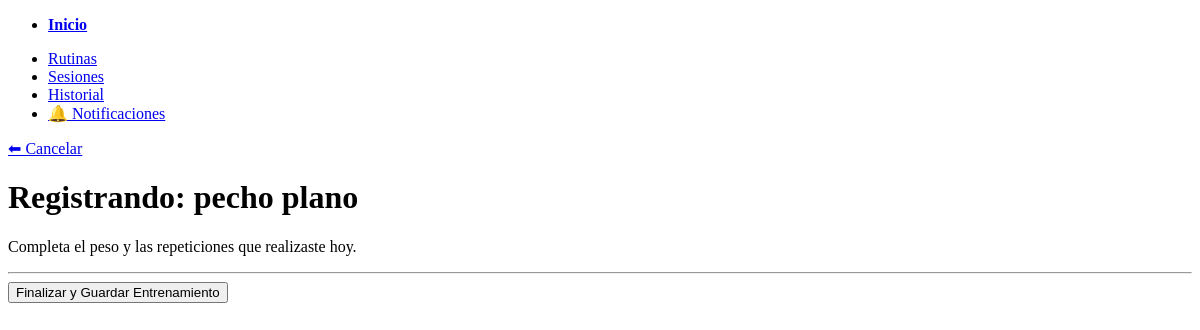
Page /track/session/6 (signed in) on the earlier database version.
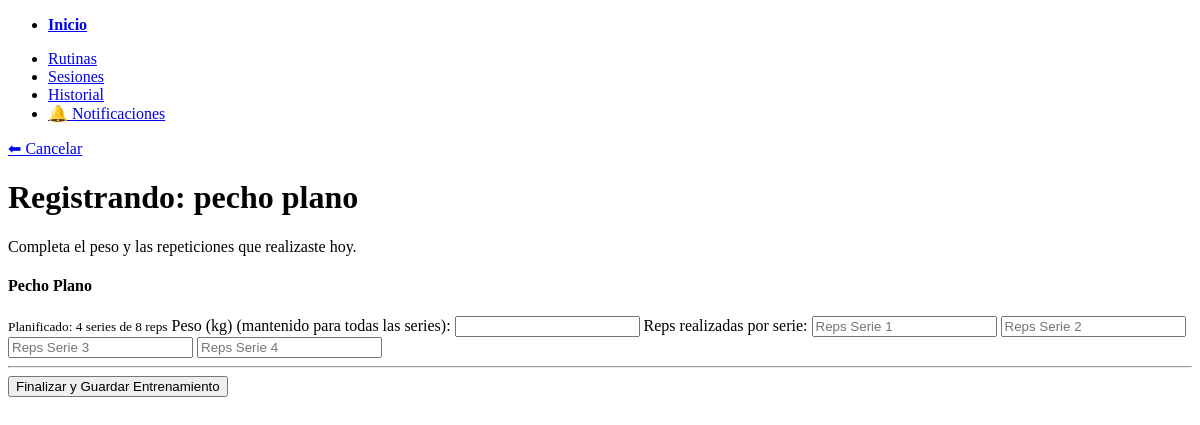
Same page on the later database version.
### app/models/fitness.py (models this page shows)
class Exercise(Base):
    __tablename__ = "exercises"
    id = Column(Integer, primary_key=True)
    session_id = Column(Integer, ForeignKey("sessions.id"))
    exercise_name = Column(String)
    target_sets = Column(Integer)
    target_reps = Column(Integer)
    target_weight = Column(Float, nullable=True)
    session = relationship("Session", back_populates="exercises")
    primary_muscles = Column(JSON)   # e.g., ["pecho", "tríceps"]
    secondary_muscles = Column(JSON) # e.g., ["hombros"]
    logs = relationship("ExerciseLog",back_populates='exercise')

### app/api/routes/tracker.py (the view)
@router.get("/session/{session_id}", response_class=HTMLResponse)
def start_session_tracking(
    request: Request,
    session_id: int,
    db: Session = Depends(get_db),
    current_user: User = Depends(get_current_user)
):
    session = db.query(FitnessSession).filter(
        FitnessSession.id == session_id).first()
    if not session:
        raise HTTPException(status_code=404, detail="Sesión no encontrada o no te pertenece")
    is_creator = (session.creator_id == current_user.id)
    has_purchased_access = db.query(Purchase.id)\
        .join(Plan, Plan.id == Purchase.plan_id)\
        .join(plans_routines, plans_routines.c.plan_id == Plan.id)\
        .join(Routine, Routine.id == plans_routines.c.routine_id)\
        .join(routines_sessions, routines_sessions.c.routine_id == Routine.id)\
        .filter(Purchase.user_id == current_user.id)\
        .filter(routines_sessions.c.session_id == session_id)\
        .first() # .first() es más rápido, solo nos importa si existe (1) o no (None)
    if not is_creator and not has_purchased_access:
        raise HTTPException(status_code=404, detail="Sesión no encontrada o no te pertenece")
    return templates.TemplateResponse("track_session.html", {
        "request": request,
        "session": session
    })

### app/templates/track_session.html (shortened to what this page needs)
{% extends "base.html" %}
{% block content %}
<a href="/sessions">⬅ Cancelar</a>
<h1>Registrando: {{ session.session_name }}</h1>
<p>Completa el peso y las repeticiones que realizaste hoy.</p>
<form action="/track/log_session" method="post">
    {% for ex in session.exercises %}
    <article>
        <h4>{{ ex.exercise_name }}</h4>
        <small>Planificado: {{ ex.target_sets }} series de {{ ex.target_reps }} reps</small>
        <label>Peso (kg) (mantenido para todas las series):</label>
        <input type="number" step="0.1" name="exercise.{{ ex.id }}.weight" required>
        <label>Reps realizadas por serie:</label>
        {% for i in range(1, ex.target_sets + 1) %}
            <input type="number" name="exercise.{{ ex.id }}.reps" placeholder="Reps Serie {{ i }}" required>
        {% endfor %}
    </article>
    {% endfor %}
    <hr>
    <button type="submit">Finalizar y Guardar Entrenamiento</button>
</form>
{% endblock %}

Differences in the rows shown:
added Exercise: exercise_name "Pecho Plano", target_sets "4", target_reps "8"
